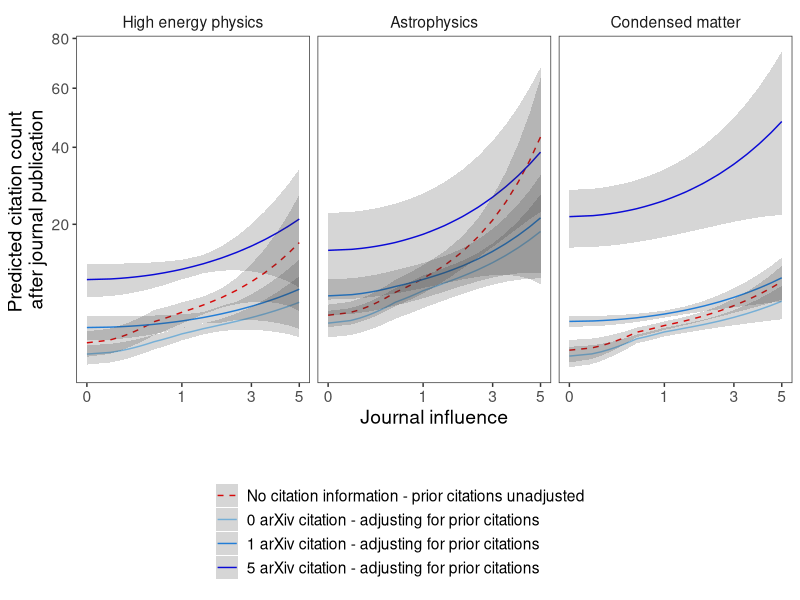
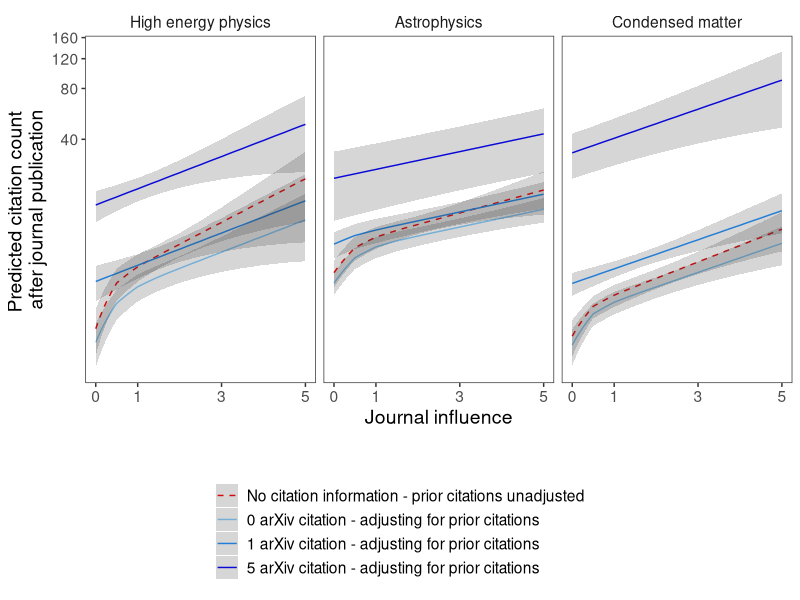

These figures' R source, in order: (Note: this script raises an error after producing the figures.)
library(dplyr)
library(ggplot2)
library(gridExtra)
library(ggpubr)
library(grid)
library(reshape2)

g_legend<-function(a.gplot){
  tmp <- ggplot_gtable(ggplot_build(a.gplot))
  leg <- which(sapply(tmp$grobs, function(x) x$name) == "guide-box")
  legend <- tmp$grobs[[leg]]
  return(legend)}

# Model fit
g <- read.csv("arxiv_analysis_v2.csv", head=T)

g <- g %>%
  mutate(before_n = ifelse(!is.na(before_n), before_n, "No info")) %>%
  mutate(before_n = factor(before_n, levels=c("No info", "0", "1", "5"),
                           labels=c("No citation information - prior citations unadjusted", 
                                    "0 arXiv citation - adjusting for prior citations", 
                                    "1 arXiv citation - adjusting for prior citations", 
                                    "5 arXiv citation - adjusting for prior citations"))) %>%
  mutate(discipline = factor(discipline, levels=c("hep-ph", "astro", "cond"),
                             labels=c("High energy physics", "Astrophysics", "Condensed matter")))
  
## Draw graphs
p1_m6 <- 
  g %>% filter(model != "m3" & month == "m6") %>%
  ggplot(., aes(x=AI, y=yhat, ymin=lb, ymax=ub, group=before_n, col=before_n, linetype=before_n)) +
  geom_line() +
  geom_ribbon(linetype=0, alpha=0.2) +
  theme_bw() +
  labs(x="Journal influence", 
       y="Predicted citation count \nafter journal publication",
       color="",
       linetype="") +
  theme(text = element_text(size=14), 
        panel.grid.minor = element_blank(),
        panel.grid.major = element_blank(),
        panel.background = element_blank(),
        strip.background = element_blank(),
        legend.position = "bottom",
        legend.direction = "vertical") +
  scale_color_manual(values=c("Red", "skyblue1", "dodgerblue1", "blue")) +
  scale_linetype_manual(values=c("dashed", "solid", "solid", "solid")) +
  scale_x_continuous(breaks=c(0, 1, 3, 5),
                     labels=c(0, 1, 3, 5)) +
  coord_trans(y="sqrt", x="sqrt") +
  facet_wrap(~discipline)

mylegend<-g_legend(p1_m6)

p1_m6 <- grid.arrange(
  p1_m6 + theme(legend.position="none"),
  mylegend, 
  heights=c(8,3))

ggsave(p1_m6, file="q1_more6_data.pdf", width=8, height=5)


p1_full <- 
  g %>% filter(model != "m3" & month == "full") %>%
  ggplot(., aes(x=AI, y=yhat, ymin=lb, ymax=ub, group=before_n, col=before_n, linetype=before_n)) +
  geom_line() +
  geom_ribbon(linetype=0, alpha=0.2) +
  theme_bw() +
  labs(x="Journal influence", 
       y="Predicted citation count \nafter journal publication",
       color="",
       linetype="") +
  theme(text = element_text(size=14), 
        panel.grid.minor = element_blank(),
        panel.grid.major = element_blank(),
        panel.background = element_blank(),
        strip.background = element_blank(),
        legend.position = "bottom",
        legend.direction = "vertical") +
  scale_color_manual(values=c("Red", "skyblue1", "dodgerblue1", "blue")) +
  scale_linetype_manual(values=c("dashed", "solid", "solid", "solid")) +
  scale_x_continuous(breaks=c(0, 1, 3, 5),
                     labels=c(0, 1, 3, 5)) +
  coord_trans(y="log") +
  facet_wrap(~discipline)

mylegend<-g_legend(p1_full)

p1_full <- grid.arrange(
  p1_full + theme(legend.position="none"),
  mylegend, 
  heights=c(8,3))

ggsave(p1_full, file="q1_full_data.pdf", width=8, height=5)

## Answer for question 2
g <- g[-which(g$discipline=="Astrophysics" & g$model=="m3" & g$month=="m6" & g$yhat==32.382380),]

g <- g %>%
  filter(model=="m3") %>%
  mutate(AI = factor(AI, levels=c("0.71", "1.41", "2.24"),
                     labels=c("0.5", "2", "5")))

p3_m6 <-
  g %>% filter(month == "m6") %>%
  ggplot(., aes(x=cite_n, y=yhat, ymin=lb, ymax=ub, group=as.factor(AI), linetype=as.factor(AI))) +
  geom_line() +
  geom_ribbon(linetype=0, alpha=0.2) +
  theme_bw() +
  labs(x="The rise of arXiv \n(Yearly total citations to papers uploaded to the arXiv)",
       y="Predicted citation count \nafter journal publication",
       linetype="Journal influence"
  ) +
  theme(text = element_text(size=14), 
        panel.grid.minor = element_blank(),
        panel.grid.major = element_blank(),
        panel.background = element_blank(),
        strip.background = element_blank(),
        legend.position = "bottom",
        legend.direction = "horizontal") +
  scale_x_continuous(breaks=c(0, 31.6, 44.7, 54.77),
                     labels=c(0, 1000, 2000, 3000)) +
  facet_wrap(~discipline) 
ggsave(p3_m6, file="q2_m6_data.pdf", width=8, height=4)

p3_full <- 
  g %>% filter(month == "full") %>%
  ggplot(., aes(x=cite_n, y=yhat, ymin=lb, ymax=ub, group=as.factor(AI), linetype=as.factor(AI))) +
  geom_line() +
  geom_ribbon(linetype=0, alpha=0.2) +
  theme_bw() +
  labs(x="The rise of arXiv \n(Yearly total citations to papers uploaded to the arXiv)",
       y="Predicted citation count \nafter journal publication",
       linetype="Journal influence"
  ) +
  theme(text = element_text(size=14), 
        panel.grid.minor = element_blank(),
        panel.grid.major = element_blank(),
        panel.background = element_blank(),
        strip.background = element_blank(),
        legend.position = "bottom",
        legend.direction = "horizontal") +
  scale_x_continuous(breaks=c(0, 31.6, 44.7, 54.77),
                     labels=c(0, 1000, 2000, 3000)) +
  facet_wrap(~discipline) 
ggsave(p3_full, file="q2_full_data.pdf", width=8, height=4)



